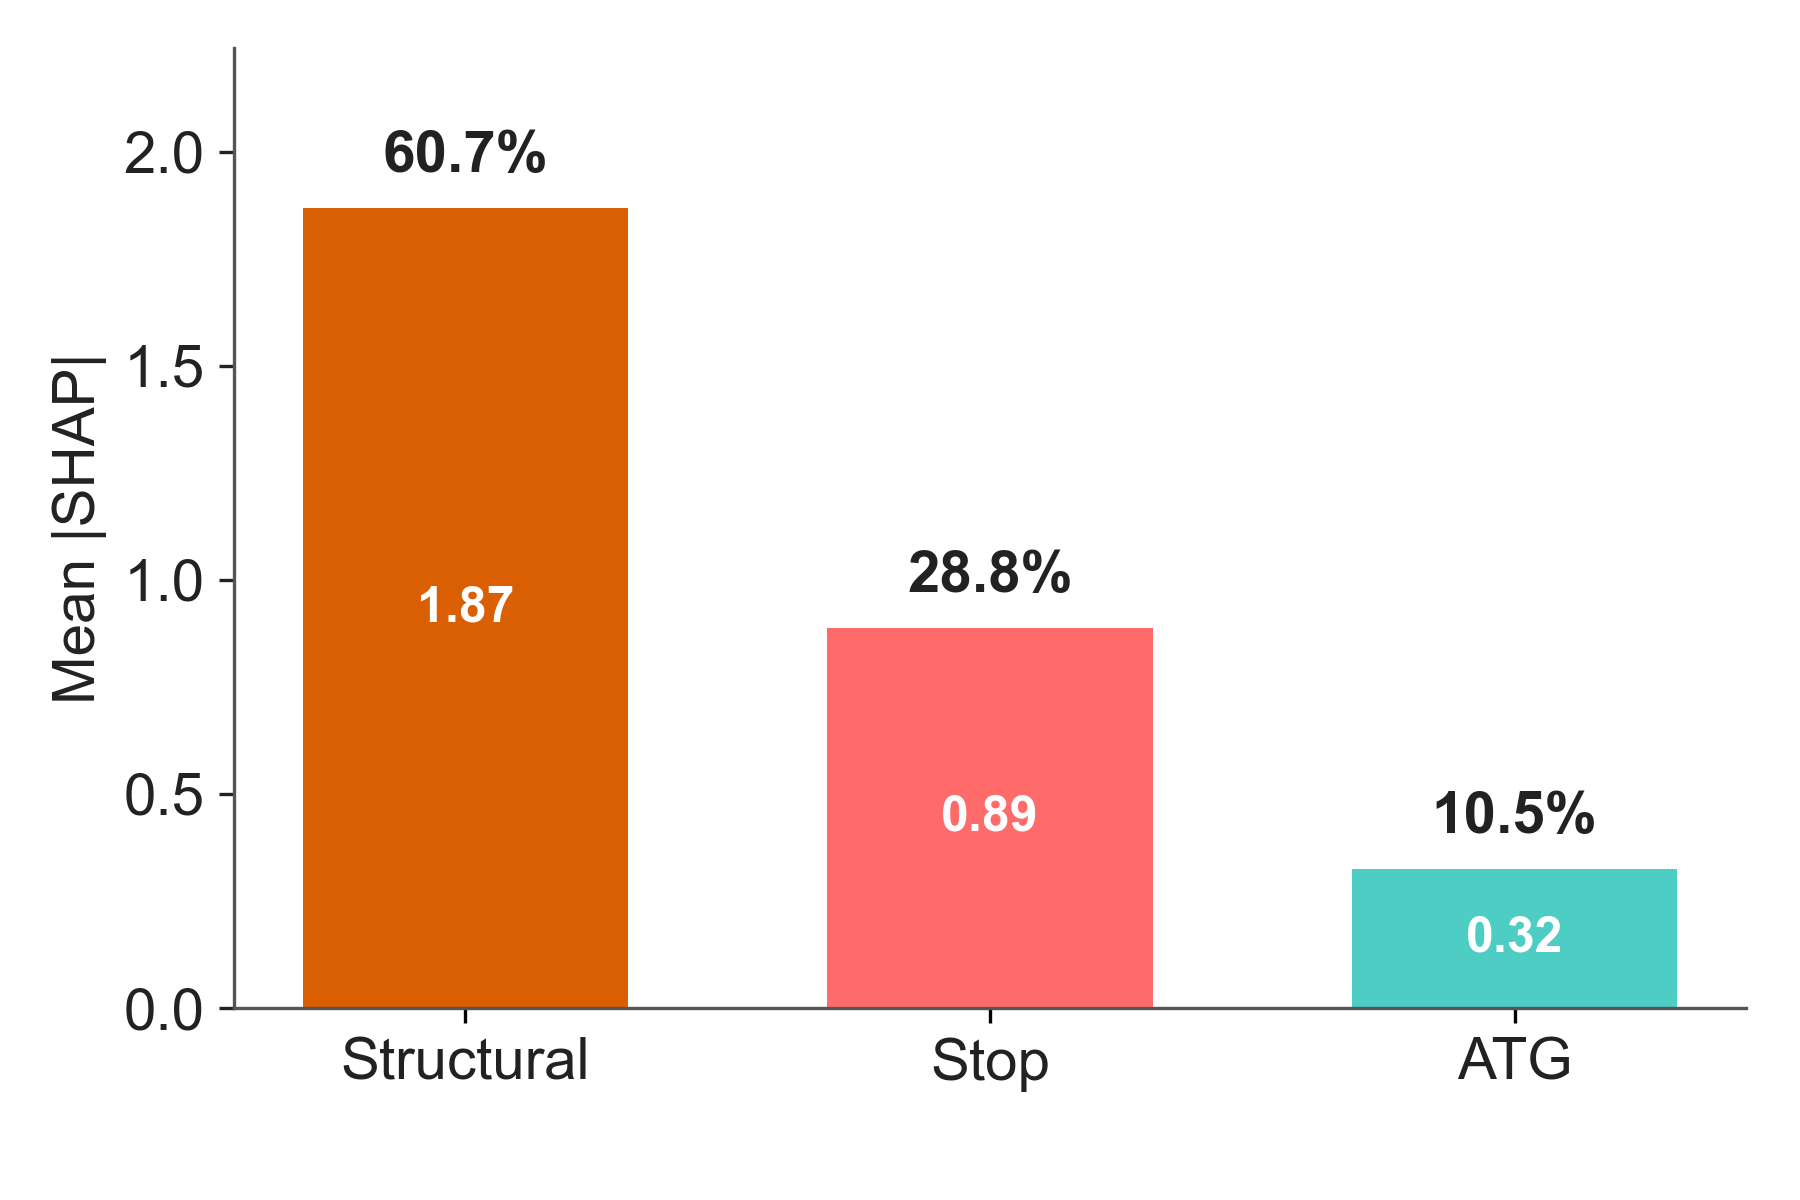

The Python source for this figure:
"""
Figure 5 Panel B — Branch-level Shapley importance (Structural / Stop / ATG).

Mirrors orf_model_report fig2a_branch_importance: KernelSHAP with 500
background, exact 2^3 coalitions, on NMD test transcripts only. Bars show
mean |SHAP| per branch; labels show the share-of-total percentage.

Data:
  ./data/panelB_branch_importance.tsv
    Columns: branch, mean_abs_shap, pct, n_nmd
    Source: kernel_shap_branch_atg500_stop500.tsv (4ct model, results_4ct/).
    Exported by ./data_export.py.

Style: publications overlay — 6×4 cell at 1.5:1, no in-panel title,
no bbox_inches="tight" on save, validator wired into main().
"""

import sys
from pathlib import Path

import matplotlib.pyplot as plt
import pandas as pd

HERE = Path(__file__).resolve()
LIB = HERE.parents[2] / "lib"
sys.path.insert(0, str(LIB))

plt.rcParams["font.family"] = "sans-serif"
plt.rcParams["font.sans-serif"] = ["Arial", "Helvetica Neue", "Helvetica", "DejaVu Sans"]
plt.rcParams["pdf.fonttype"] = 42
plt.rcParams["ps.fonttype"] = 42

HEADER_FS = 18
BODY_FS = 14

# Branch palette — matches orf_model_report fig2a_branch_importance colours.
BRANCH_COLORS = {
    "Structural": "#d95f02",
    "Stop":       "#FF6B6B",
    "ATG":        "#4ECDC4",
}
C_TITLE = "#222222"
C_AXIS = "#555555"


def load_data():
    return pd.read_csv(HERE.parent / "data" / "panelB_branch_importance.tsv", sep="\t")


def build_figure(df):
    fig, ax = plt.subplots(figsize=(6, 4))

    branches = df["branch"].tolist()  # Structural / Stop / ATG (already ranked)
    vals = df["mean_abs_shap"].to_numpy()
    pcts = df["pct"].to_numpy()
    colors = [BRANCH_COLORS[b] for b in branches]

    x = range(len(branches))
    bars = ax.bar(x, vals, color=colors, edgecolor="none", width=0.62)

    # In-bar percentage labels (white, bold)
    for i, (v, p) in enumerate(zip(vals, pcts)):
        # Show pct above the bar; numeric value just below the top inside.
        ax.text(i, v + max(vals) * 0.03, f"{p:.1f}%",
                ha="center", va="bottom",
                fontsize=BODY_FS, fontweight="bold", color=C_TITLE)
        ax.text(i, v / 2, f"{v:.2f}",
                ha="center", va="center",
                fontsize=BODY_FS - 2, fontweight="bold", color="white")

    ax.set_xticks(list(x))
    ax.set_xticklabels(branches, fontsize=BODY_FS, color=C_TITLE)
    ax.tick_params(axis="y", labelsize=BODY_FS, colors=C_TITLE)

    ax.set_ylabel("Mean |SHAP|", fontsize=BODY_FS, color=C_TITLE)
    ax.set_ylim(0, max(vals) * 1.20)

    for side in ("top", "right"):
        ax.spines[side].set_visible(False)
    for side in ("bottom", "left"):
        ax.spines[side].set_color(C_AXIS)
        ax.spines[side].set_linewidth(0.8)

    fig.subplots_adjust(left=0.13, right=0.97, bottom=0.16, top=0.96)
    return fig


def main():
    df = load_data()
    fig = build_figure(df)

    from validate_figure_layout import validate_figure_layout
    validate_figure_layout(fig, fig.axes[0], verbose=True)

    out_dir = HERE.parent
    fig.savefig(out_dir / "figure5_panelB_branch_importance.pdf", facecolor="white")
    fig.savefig(out_dir / "figure5_panelB_branch_importance.png", dpi=300, facecolor="white")
    print("Saved: figure5_panelB_branch_importance.pdf and .png")


if __name__ == "__main__":
    main()
